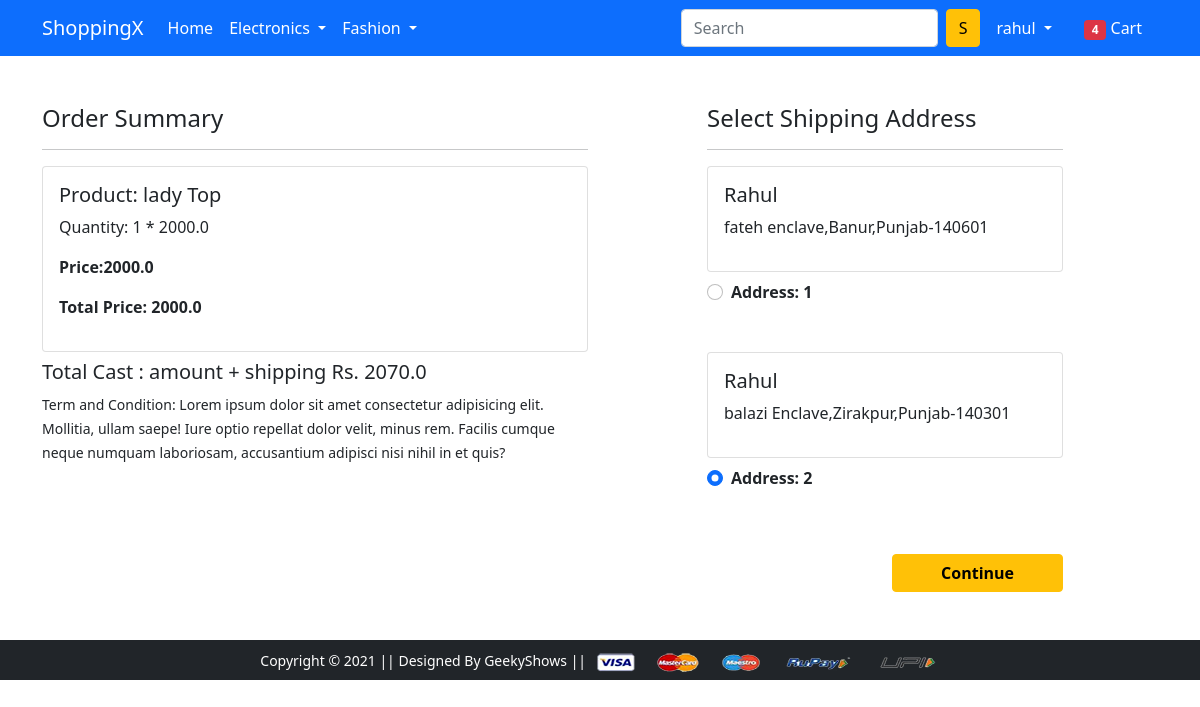
Screenshot of /checkout/ (signed in) with the database file from the repository.
### app/models.py (models this page shows, shortened)
class Cart(models.Model):
    user = models.ForeignKey(User,on_delete=models.CASCADE)
    product = models.ForeignKey(Product,on_delete=models.CASCADE)
    quantity = models.PositiveBigIntegerField(default=1)
    def totalCost(self):
        return self.quantity * self.product.discounted_price

class Product(models.Model):
    title = models.CharField(max_length=100)
    selling_price = models.FloatField()
    discounted_price = models.FloatField()
    description = models.TextField()
    brand = models.CharField(max_length=100)
    category = models.CharField(choices=CATEGORY,max_length=10)
    product_image = models.ImageField(upload_to='media\product')

class Customer(models.Model):
    user = models.ForeignKey(User,on_delete=models.CASCADE)
    name = models.CharField(max_length=200)
    locality = models.CharField(max_length=200)
    city = models.CharField(max_length=100)
    zipcode = models.IntegerField()
    state = models.CharField(choices=STATE_CHOICES,max_length=100)

### app/views.py (the view)
# urls.py: path('checkout/', views.checkout, name='checkout'),
@login_required
def checkout(request):
    cartinfo = Cart.objects.filter(user=request.user)
    Cust = Customer.objects.filter(user=request.user)
    amount = 0
    for cart in cartinfo:
        amount += cart.quantity * cart.product.discounted_price
    amount = amount + 70
    return render(request, 'app/checkout.html', {'Customer': Cust, 'cartinfo': cartinfo, 'amount': amount})

### app/templates/app/checkout.html (shortened to what this page needs)
{% extends 'app/base.html' %}
{% load static %}
{% block main-content %}
<div class="container">
 <div class="row mt-5">
  <div class="col-sm-6">
    <h4>Order Summary</h4>
    <hr>
      {% for item in cartinfo%}
        <div class="card mb-2">
          <div class="card-body">
            <h5>Product: {{item.product.title}}</h5>
            <p>Quantity: {{item.quantity}} * {{item.product.discounted_price}}</p>
            <p class="fw-bold">Price:{{item.product.discounted_price}} </p>
            <p class="fw-bold">Total Price: {{item.totalCost}}</p>
          </div>
        </div>
      {% endfor%}
      <h5>Total Cast : amount + shipping Rs. {{amount}}</h5>
    <small>Term and Condition: Lorem ipsum dolor sit amet consectetur adipisicing elit. Mollitia, ullam saepe! Iure optio repellat dolor velit, minus rem. Facilis cumque neque numquam laboriosam, accusantium adipisci nisi nihil in et quis?</small>
  </div>
  <div class="col-sm-4 offset-sm-1">
    <h4>Select Shipping Address</h4>
    <hr>
    <form action="/paymentdone">
      {% for ad in Customer%}
        <div class="card">
          <div class="card-body">
          <h5>{{ad.name}}</h5>
          <p>{{ad.locality}},{{ad.city}},{{ad.state}}-{{ad.zipcode}}</p>
          </div>
        </div>
        <div class="form-check mt-2 mb-5">
          <input class="form-check-input" type="radio" name="cust" id="cust{{forloop.counter}}" value="{{ad.id}}" checked >
          <label class="form-check-label fw-bold" for="cust{{forloop.counter}}" >
            Address: {{forloop.counter}} </label>
        </div>
        {% endfor %}
        <div class="text-end">
          <button type="submit"  class="btn btn-warning mt-3 px-5 fw-bold">Continue</button>
        </div>
      </form>
    </div>
  </div>
</div>
{% endblock main-content %}

### app/templates/app/base.html (shortened to what this page needs)
<!doctype html>
{% load static %}
<html lang="en">
  <head>
    <link href="https://cdn.jsdelivr.net/npm/bootstrap@5.0.0-beta1/dist/css/bootstrap.min.css" rel="stylesheet">
    <link rel="stylesheet" href="{% static 'app/css/owl.carousel.min.css' %}">
    <link rel="stylesheet" href="{% static 'app/css/all.min.css' %}">
    <link rel="stylesheet" href="{% static 'app/css/style.css' %}">
  </head>
  <body>
    <nav class="navbar navbar-expand-lg navbar-dark bg-primary">
     <div class="container">
       <a class="navbar-brand" href="/">ShoppingX</a>
       <div class="collapse navbar-collapse" id="navbarSupportedContent">
         <ul class="navbar-nav me-auto mb-2 mb-lg-0">
           <li class="nav-item">
             <a class="nav-link active" aria-current="page" href="/">Home</a>
           </li>
           {% if request.user.is_authenticated %}
           <li class="nav-item dropdown">
             <a class="nav-link dropdown-toggle text-white" href="#" id="electronicsDropdown" role="button" data-bs-toggle="dropdown" aria-expanded="false">
               Electronics
             </a>
           </li>
           <li class="nav-item dropdown">
             <a class="nav-link dropdown-toggle text-white" href="#" id="fashionDropdown" role="button" data-bs-toggle="dropdown" aria-expanded="false">
               Fashion
             </a>
           </li>
         </ul>
         <form class="d-flex">
           <input class="form-control me-2" type="search" placeholder="Search" aria-label="Search">
           <button class="btn btn-warning" type="submit">S</button>
         </form>
         <div>
          <ul class="navbar-nav me-auto mb-2 mb-lg-0">
           <li class="nav-item dropdown mx-2">
              <a class="nav-link dropdown-toggle text-white" href="#" id="profileDropdown" role="button" data-bs-toggle="dropdown" aria-expanded="false">
                {{request.user.username}}
              </a>
            </li>
            <li class="nav-item mx-2">
             <a href="{% url 'showcart' %}" class="nav-link text-white"><span class="badge bg-danger">4</span> Cart </a>
            </li>
            {% endif %}
          </ul>
         </div>
       </div>
     </div>
    </nav>
    {% block main-content %} {% endblock main-content %}
    <footer class="container-fluid bg-dark text-center p-2 mt-5">
        <small class="text-white">Copyright &copy; 2021 || Designed By GeekyShows || </small>
        <img src="{% static 'app/images/payment.png' %}" alt="" srcset="" class="img-fluid" height="2px">
    </footer>
  </body>
</html>

### rows the page displays
Cart: product "lady Top", quantity "1", product.discounted_price "2000.0", totalCost "2000.0"
Customer: name "Rahul", locality "fateh enclave", city "Banur", state "Punjab", zipcode "140601"
Customer: name "Rahul", locality "balazi Enclave", city "Zirakpur", state "Punjab", zipcode "140301"

### other values shown
{{ request.user.username }} "rahul"
{{ amount }} "2070.0"
